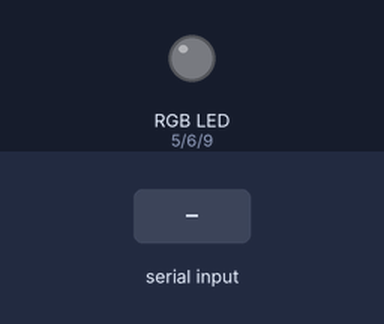
Recording of a sketch running on a simulated Arduino Uno, built with avr-gcc and run on an emulated ATmega328P. Shown: an RGB LED mixed from three pins (HIGH = lit). The test bench sets the inputs (shaded band). Dim RGB values are drawn brighter than linear.

Above: at 1.2 s.
1.3 s: "5\n" received over Serial
At 1.7 s:
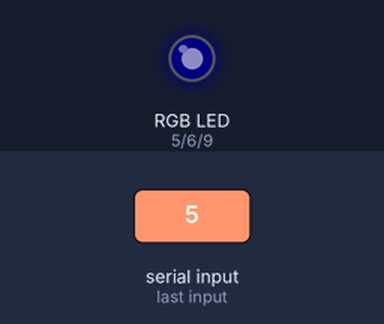
2.8 s: "90\n" received over Serial
At 4.0 s:
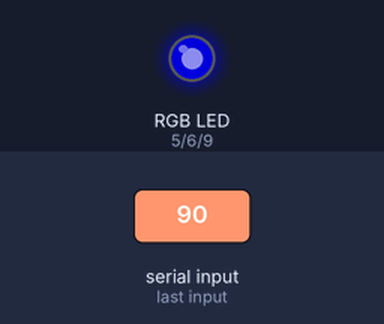
4.3 s: "200\n" received over Serial
At 5.3 s:
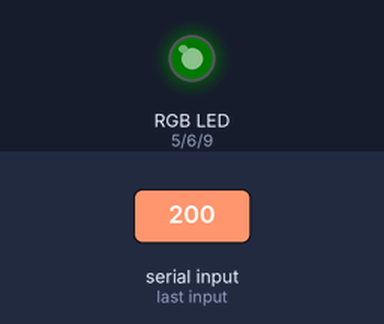
Timing chart, 0 to 7.3 s (numbered marks = the images above; inputs shaded):
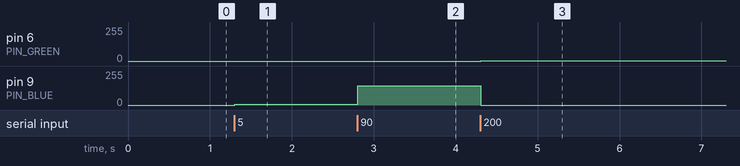

Measured:
- after the input at 1.3 s, pin 9 (PIN_BLUE): 0/255 → 5/255 at once
- after the input at 2.8 s, pin 9 (PIN_BLUE): 5/255 → 144/255 at once
- after the input at 4.3 s, pin 6 (PIN_GREEN): 0/255 → 2/255 at once; pin 9 (PIN_BLUE): 144/255 → 0/255 at once

The sketch:

ledRGBluetooth.ino
```cpp
const int PIN_RED = 5;
const int PIN_GREEN = 6;
const int PIN_BLUE = 9;
String data = "";

void setup() {
  pinMode(PIN_RED, OUTPUT);
  pinMode(PIN_GREEN, OUTPUT);
  pinMode(PIN_BLUE, OUTPUT);
  Serial.begin(9600);
}

void loop() {
  byte red, green, blue;

  if (Serial.available() > 0) {
    data = Serial.readStringUntil('\n');  // Lee hasta el fin de línea (puedes ajustar esto según tu formato de entrada)

    if (isValidHex(data)) {
      long hexValue = strtol(data.c_str(), NULL, 16);  // Convierte la cadena a un valor hexadecimal

      red = (hexValue >> 16) & 0xFF;
      green = (hexValue >> 8) & 0xFF;
      blue = hexValue & 0xFF;

      setColor(red, green, blue);
    } else {
      Serial.println(data);
      Serial.println("Entrada no es un valor hexadecimal valido.");
    }
  }
}

bool isValidHex(String str) {
  for (int i = 0; i < str.length(); i++) {
    char c = str.charAt(i);
    if (!isHexadecimalDigit(c)) {
      return false;
    }
  }
  return true;
}

bool isHexadecimalDigit(char c) {
  return (c >= '0' && c <= '9') || (c >= 'A' && c <= 'F') || (c >= 'a' && c <= 'f');
}

void setColor(int R, int G, int B) {
  analogWrite(PIN_RED, R);
  analogWrite(PIN_GREEN, G);
  analogWrite(PIN_BLUE, B);
}
```
